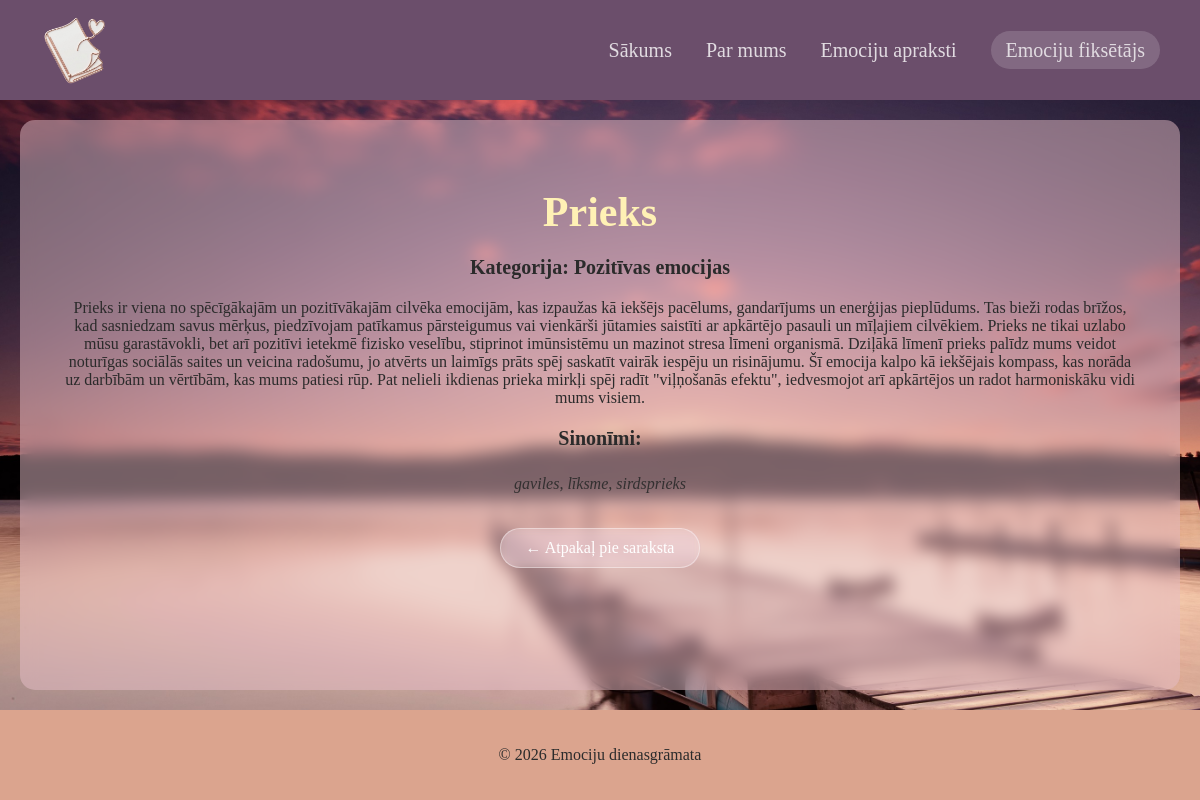
Screenshot of /apraksti/1 with the database file from the repository.
### tables this page shows
CREATE TABLE emotions (
	id INTEGER NOT NULL PRIMARY KEY AUTOINCREMENT,
	vards TEXT NOT NULL,
	apraksts TEXT,
	category_id INTEGER NOT NULL, garaks_apraksts TEXT,
	CONSTRAINT emotions_categories_FK FOREIGN KEY (category_id) REFERENCES categories(id)
);

CREATE TABLE categories (
	id INTEGER NOT NULL PRIMARY KEY AUTOINCREMENT,
	nosaukums TEXT NOT NULL
);

CREATE TABLE synonyms (
	id INTEGER NOT NULL PRIMARY KEY AUTOINCREMENT,
	emotion_id INTEGER NOT NULL,
	sinonimi TEXT,
	CONSTRAINT synonyms_emotions_FK FOREIGN KEY (emotion_id) REFERENCES emotions(id)
);

### app.py (the view)
@app.route('/apraksti/<int:emotion_id>')
def description_detail(emotion_id):
    conn = get_db_connection()
    emotion = conn.execute('''
        SELECT e.*, c.nosaukums AS kategorija, v.krasas_kods
        FROM emotions e
        JOIN categories c ON e.category_id = c.id
        JOIN visuals v ON e.id = v.emotion_id
        WHERE e.id = ?''', (emotion_id,)).fetchone()
    synonyms = conn.execute(
        'SELECT * FROM synonyms WHERE emotion_id = ?', (emotion_id,)).fetchall()
    conn.close()
    return render_template('description_detail.html', emotion=emotion, synonyms=synonyms)

### app.py (called while the page is built)
def get_db_connection():
    db = Path(__file__).parent / "emociju-dienasgramata.db"
    conn = sqlite3.connect(db)
    conn.row_factory = sqlite3.Row
    return conn

### templates/description_detail.html (shortened to what this page needs)
{% extends "base.html" %}
{% block content %}
<div class="detail-container">
    <h1 style="color: {{ emotion.krasas_kods }}">{{ emotion.vards }}</h1>
    <div class="glass-box">
        <h3>Kategorija: {{ emotion.kategorija }} emocijas</h3>
        <p>{{ emotion.garaks_apraksts }}</p>
    </div>
    <h3>Sinonīmi:</h3>
    <ul>
        {% for s in synonyms %}
        <li>{{ s.sinonimi }}</li>
        {% endfor %}
    </ul>
    <a href="/apraksti" class="back-button">← Atpakaļ pie saraksta</a>
</div>
{% endblock %}

### static/style.css (style rules this page uses)
body { font-family:Cambria, Cochin, Georgia, Times, 'Times New Roman', serif; background-image: url("/static/images/your_background.jpg"); background-attachment: fixed; background-size: cover; background-position: center; background-repeat: no-repeat; color: #2b2b2b; margin: 0; padding: 0; }
.detail-container ul { list-style: none; padding: 0; margin: 0 auto; text-align: center; }
.detail-container li { display: inline-block; margin: 5px; font-style: italic; opacity: 0.9; }
.back-button { display: inline-block; margin-top: 30px; padding: 10px 25px; background: #ffffff26; border: 1px solid #ffffff66; border-radius: 30px; color: white !important; text-decoration: none; transition: all 0.3s ease; backdrop-filter: blur(5px); }
h1 { font-size: 42px; margin-bottom: 20px; color: #2b2b2b; text-align: center; }
h3 { font-size: 20px; margin-bottom: 20px; color: #2b2b2b; text-align: center; }

### rows the page displays
emotions: vards "Prieks", garaks_apraksts "Prieks ir viena no spēcīgākajām un pozitīvākajām cilvēka emocijām, kas izpaužas kā iekšējs pacēlums, gandarījums un enerģijas pieplūdums. Tas bieži rodas brīžos, kad sasniedzam savus mērķus, piedzīvojam patīkamus pārsteigumus vai vienkārši jūtamies saistīti ar apkārtējo pasauli un mīļajiem cilvēkiem. Prieks ne tikai uzlabo mūsu garastāvokli, bet arī pozitīvi ietekmē fizisko veselību, stiprinot imūnsistēmu un mazinot stresa līmeni organismā. Dziļākā līmenī prieks palīdz mums veidot noturīgas sociālās saites un veicina radošumu, jo atvērts un laimīgs prāts spēj saskatīt vairāk iespēju un risinājumu. Šī emocija kalpo kā iekšējais kompass, kas norāda uz darbībām un vērtībām, kas mums patiesi…"
categories: kategorija "Pozitīvas"
synonyms: sinonimi "gaviles, līksme, sirdsprieks"
